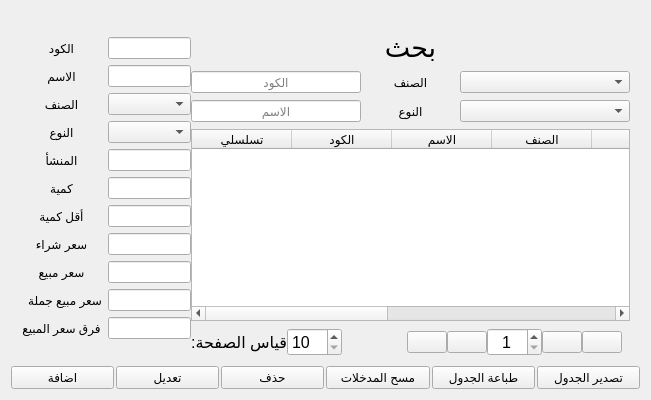
            <widget class="QWidget" name="tab_4">
             <attribute name="title">
              <string>المنتجات</string>
             </attribute>
             <layout class="QVBoxLayout" name="verticalLayout_23">
              <item>
               <layout class="QVBoxLayout" name="verticalLayout_2" stretch="7,1">
                <property name="spacing">
                 <number>2</number>
                </property>
                <property name="bottomMargin">
                 <number>0</number>
                </property>
                <item>
                 <layout class="QHBoxLayout" name="horizontalLayout_5" stretch="2,5">
                  <property name="spacing">
                   <number>0</number>
                  </property>
                  <property name="topMargin">
                   <number>20</number>
                  </property>
                  <property name="bottomMargin">
                   <number>8</number>
                  </property>
                  <item>
                   <layout class="QGridLayout" name="gridLayout_3">
                    <property name="sizeConstraint">
                     <enum>QLayout::SetDefaultConstraint</enum>
                    </property>
                    <property name="leftMargin">
                     <number>10</number>
                    </property>
                    <property name="horizontalSpacing">
                     <number>6</number>
                    </property>
                    <property name="verticalSpacing">
                     <number>0</number>
                    </property>
                    <item row="9" column="0">
                     <widget class="QLabel" name="label_17">
                      <property name="text">
                       <string>سعر مبيع جملة</string>
                      </property>
                     </widget>
                    </item>
                    <item row="2" column="0">
                     <widget class="QLabel" name="label_11">
                      <property name="text">
                       <string>الصنف</string>
                      </property>
                      <property name="alignment">
                       <set>Qt::AlignCenter</set>
                      </property>
                     </widget>
                    </item>
                    <item row="8" column="0">
                     <widget class="QLabel" name="label_16">
                      <property name="text">
                       <string>سعر مبيع</string>
                      </property>
                      <property name="alignment">
                       <set>Qt::AlignCenter</set>
                      </property>
                     </widget>
                    </item>
                    <item row="7" column="1">
                     <widget class="QLineEdit" name="p_buy_price">
                      <property name="alignment">
                       <set>Qt::AlignCenter</set>
                      </property>
                     </widget>
                    </item>
                    <item row="5" column="1">
                     <widget class="QLineEdit" name="p_quantity">
                      <property name="alignment">
                       <set>Qt::AlignCenter</set>
                      </property>
                     </widget>
                    </item>
                    <item row="4" column="1">
                     <widget class="QLineEdit" name="p_source">
                      <property name="alignment">
                       <set>Qt::AlignCenter</set>
                      </property>
                     </widget>
                    </item>
                    <item row="1" column="0">
                     <widget class="QLabel" name="label_10">
                      <property name="text">
                       <string>الاسم</string>
                      </property>
                      <property name="alignment">
                       <set>Qt::AlignCenter</set>
                      </property>
                     </widget>
                    </item>
                    <item row="0" column="1">
                     <widget class="QLineEdit" name="p_code">
                      <property name="maxLength">
                       <number>11</number>
                      </property>
                      <property name="alignment">
                       <set>Qt::AlignCenter</set>
                      </property>
                     </widget>
                    </item>
                    <item row="7" column="0">
                     <widget class="QLabel" name="label_15">
                      <property name="text">
                       <string>سعر شراء</string>
                      </property>
                      <property name="alignment">
                       <set>Qt::AlignCenter</set>
                      </property>
                     </widget>
                    </item>
                    <item row="9" column="1">
                     <widget class="QLineEdit" name="p_sell_price_wh">
                      <property name="alignment">
                       <set>Qt::AlignCenter</set>
                      </property>
                     </widget>
                    </item>
                    <item row="3" column="0">
                     <widget class="QLabel" name="label_22">
                      <property name="sizePolicy">
                       <sizepolicy hsizetype="Preferred" vsizetype="Preferred">
                        <horstretch>0</horstretch>
                        <verstretch>0</verstretch>
                       </sizepolicy>
                      </property>
                      <property name="layoutDirection">
                       <enum>Qt::RightToLeft</enum>
                      </property>
                      <property name="text">
                       <string>النوع</string>
                      </property>
                      <property name="alignment">
                       <set>Qt::AlignCenter</set>
                      </property>
                     </widget>
                    </item>
                    <item row="1" column="1">
                     <widget class="QLineEdit" name="p_name">
                      <property name="alignment">
                       <set>Qt::AlignCenter</set>
                      </property>
                     </widget>
                    </item>
                    <item row="0" column="0">
                     <widget class="QLabel" name="label_9">
                      <property name="text">
                       <string>الكود</string>
                      </property>
                      <property name="alignment">
                       <set>Qt::AlignCenter</set>
                      </property>
                     </widget>
                    </item>
                    <item row="10" column="0">
                     <widget class="QLabel" name="label_18">
                      <property name="text">
                       <string>فرق سعر المبيع</string>
                      </property>
                      <property name="alignment">
                       <set>Qt::AlignCenter</set>
                      </property>
                     </widget>
                    </item>
                    <item row="3" column="1">
                     <widget class="QComboBox" name="p_type">
                      <property name="layoutDirection">
                       <enum>Qt::LeftToRight</enum>
                      </property>
                      <item>
                       <property name="text">
                        <string/>
                       </property>
                      </item>
                      <item>
                       <property name="text">
                        <string>صبياني</string>
                       </property>
                      </item>
                      <item>
                       <property name="text">
                        <string>بناتي</string>
                       </property>
                      </item>
                      <item>
                       <property name="text">
                        <string>نسائي</string>
                       </property>
                      </item>
                     </widget>
                    </item>
                    <item row="8" column="1">
                     <widget class="QLineEdit" name="p_sell_price">
                      <property name="alignment">
                       <set>Qt::AlignCenter</set>
                      </property>
                     </widget>
                    </item>
                    <item row="6" column="0">
                     <widget class="QLabel" name="label_14">
                      <property name="text">
                       <string>أقل كمية</string>
                      </property>
                      <property name="alignment">
                       <set>Qt::AlignCenter</set>
                      </property>
                     </widget>
                    </item>
                    <item row="5" column="0">
                     <widget class="QLabel" name="label_13">
                      <property name="text">
                       <string>كمية</string>
                      </property>
                      <property name="alignment">
                       <set>Qt::AlignCenter</set>
                      </property>
                     </widget>
                    </item>
                    <item row="10" column="1">
                     <widget class="QLineEdit" name="p_price_range">
                      <property name="layoutDirection">
                       <enum>Qt::RightToLeft</enum>
                      </property>
                      <property name="alignment">
                       <set>Qt::AlignCenter</set>
                      </property>
                     </widget>
                    </item>
                    <item row="4" column="0">
                     <widget class="QLabel" name="label_87">
                      <property name="sizePolicy">
                       <sizepolicy hsizetype="Preferred" vsizetype="Preferred">
                        <horstretch>0</horstretch>
                        <verstretch>0</verstretch>
                       </sizepolicy>
                      </property>
                      <property name="layoutDirection">
                       <enum>Qt::RightToLeft</enum>
                      </property>
                      <property name="text">
                       <string>المنشأ</string>
                      </property>
                      <property name="alignment">
                       <set>Qt::AlignCenter</set>
                      </property>
                     </widget>
                    </item>
                    <item row="6" column="1">
                     <widget class="QLineEdit" name="p_less_quantity">
                      <property name="alignment">
                       <set>Qt::AlignCenter</set>
                      </property>
                     </widget>
                    </item>
                    <item row="2" column="1">
                     <widget class="QComboBox" name="p_class">
                      <property name="layoutDirection">
                       <enum>Qt::LeftToRight</enum>
                      </property>
                      <item>
                       <property name="text">
                        <string/>
                       </property>
                      </item>
                      <item>
                       <property name="text">
                        <string>ميني ب ب</string>
                       </property>
                      </item>
                      <item>
                       <property name="text">
                        <string>ب ب</string>
                       </property>
                      </item>
                      <item>
                       <property name="text">
                        <string>وسط</string>
                       </property>
                      </item>
                      <item>
                       <property name="text">
                        <string>محير</string>
                       </property>
                      </item>
                      <item>
                       <property name="text">
                        <string>كبير</string>
                       </property>
                      </item>
                     </widget>
                    </item>
                   </layout>
                  </item>
                  <item>
                   <layout class="QVBoxLayout" name="verticalLayout_10" stretch="0,0,0,0">
                    <property name="spacing">
                     <number>7</number>
                    </property>
                    <property name="rightMargin">
                     <number>10</number>
                    </property>
                    <item>
                     <widget class="QLabel" name="label_38">
                      <property name="font">
                       <font>
                        <family>Arial</family>
                        <pointsize>20</pointsize>
                       </font>
                      </property>
                      <property name="text">
                       <string>بحث</string>
                      </property>
                      <property name="alignment">
                       <set>Qt::AlignCenter</set>
                      </property>
                     </widget>
                    </item>
                    <item>
                     <layout class="QGridLayout" name="gridLayout" columnstretch="2,1,2">
                      <item row="1" column="0">
                       <widget class="QLineEdit" name="p_name_search">
                        <property name="alignment">
                         <set>Qt::AlignCenter</set>
                        </property>
                        <property name="placeholderText">
                         <string>الاسم</string>
                        </property>
                       </widget>
                      </item>
                      <item row="0" column="0">
                       <widget class="QLineEdit" name="p_code_search">
                        <property name="toolTip">
                         <string/>
                        </property>
                        <property name="alignment">
                         <set>Qt::AlignCenter</set>
                        </property>
                        <property name="placeholderText">
                         <string>الكود</string>
                        </property>
                       </widget>
                      </item>
                      <item row="0" column="1">
                       <widget class="QLabel" name="label_89">
                        <property name="sizePolicy">
                         <sizepolicy hsizetype="Preferred" vsizetype="Preferred">
                          <horstretch>0</horstretch>
                          <verstretch>0</verstretch>
                         </sizepolicy>
                        </property>
                        <property name="layoutDirection">
                         <enum>Qt::RightToLeft</enum>
                        </property>
                        <property name="text">
                         <string>الصنف</string>
                        </property>
                        <property name="alignment">
                         <set>Qt::AlignCenter</set>
                        </property>
                       </widget>
                      </item>
                      <item row="1" column="1">
                       <widget class="QLabel" name="label_99">
                        <property name="sizePolicy">
                         <sizepolicy hsizetype="Preferred" vsizetype="Preferred">
                          <horstretch>0</horstretch>
                          <verstretch>0</verstretch>
                         </sizepolicy>
                        </property>
                        <property name="layoutDirection">
                         <enum>Qt::RightToLeft</enum>
                        </property>
                        <property name="text">
                         <string>النوع</string>
                        </property>
                        <property name="alignment">
                         <set>Qt::AlignCenter</set>
                        </property>
                       </widget>
                      </item>
                      <item row="0" column="2">
                       <widget class="QComboBox" name="p_class_search">
                        <property name="layoutDirection">
                         <enum>Qt::LeftToRight</enum>
                        </property>
                        <item>
                         <property name="text">
                          <string/>
                         </property>
                        </item>
                        <item>
                         <property name="text">
                          <string>ميني ب ب</string>
                         </property>
                        </item>
                        <item>
                         <property name="text">
                          <string>ب ب</string>
                         </property>
                        </item>
                        <item>
                         <property name="text">
                          <string>وسط</string>
                         </property>
                        </item>
                        <item>
                         <property name="text">
                          <string>محير</string>
                         </property>
                        </item>
                        <item>
                         <property name="text">
                          <string>كبير</string>
                         </property>
                        </item>
                       </widget>
                      </item>
                      <item row="1" column="2">
                       <widget class="QComboBox" name="p_type_search">
                        <property name="layoutDirection">
                         <enum>Qt::LeftToRight</enum>
                        </property>
                        <item>
                         <property name="text">
                          <string/>
                         </property>
                        </item>
                        <item>
                         <property name="text">
                          <string>صبياني</string>
                         </property>
                        </item>
                        <item>
                         <property name="text">
                          <string>بناتي</string>
                         </property>
                        </item>
                        <item>
                         <property name="text">
                          <string>نسائي</string>
                         </property>
                        </item>
                       </widget>
                      </item>
                     </layout>
                    </item>
                    <item>
                     <widget class="QTableWidget" name="p_table">
                      <property name="editTriggers">
                       <set>QAbstractItemView::NoEditTriggers</set>
                      </property>
                      <property name="selectionMode">
                       <enum>QAbstractItemView::SingleSelection</enum>
                      </property>
                      <property name="selectionBehavior">
                       <enum>QAbstractItemView::SelectRows</enum>
                      </property>
                      <attribute name="verticalHeaderVisible">
                       <bool>false</bool>
                      </attribute>
                      <column>
                       <property name="text">
                        <string>تسلسلي</string>
                       </property>
                      </column>
                      <column>
                       <property name="text">
                        <string>الكود</string>
                       </property>
                      </column>
                      <column>
                       <property name="text">
                        <string>الاسم</string>
                       </property>
                      </column>
                      <column>
                       <property name="text">
                        <string>الصنف</string>
                       </property>
                      </column>
                      <column>
                       <property name="text">
                        <string>النوع</string>
                       </property>
                      </column>
                      <column>
                       <property name="text">
                        <string>الكمية</string>
                       </property>
                      </column>
                      <column>
                       <property name="text">
                        <string>سعر شراء</string>
                       </property>
                      </column>
                      <column>
                       <property name="text">
                        <string>سعر مبيع</string>
                       </property>
                      </column>
                      <column>
                       <property name="text">
                        <string>المنشأ</string>
                       </property>
                      </column>
                     </widget>
                    </item>
                    <item>
                     <layout class="QHBoxLayout" name="horizontalLayout_20" stretch="2,4,5,1,1,4,1,1">
                      <property name="spacing">
                       <number>0</number>
                      </property>
                      <property name="rightMargin">
                       <number>8</number>
                      </property>
                      <property name="bottomMargin">
                       <number>0</number>
                      </property>
                      <item>
                       <widget class="QLabel" name="label_26">
                        <property name="font">
                         <font>
                          <pointsize>12</pointsize>
                          <weight>50</weight>
                          <italic>false</italic>
                          <bold>false</bold>
                         </font>
                        </property>
                        <property name="text">
                         <string>قياس الصفحة:</string>
                        </property>
                       </widget>
                      </item>
                      <item>
                       <widget class="QSpinBox" name="p_page_size">
                        <property name="font">
                         <font>
                          <pointsize>12</pointsize>
                          <weight>50</weight>
                          <italic>false</italic>
                          <bold>false</bold>
                         </font>
                        </property>
                        <property name="minimum">
                         <number>10</number>
                        </property>
                        <property name="maximum">
                         <number>200</number>
                        </property>
                        <property name="singleStep">
                         <number>10</number>
                        </property>
                       </widget>
                      </item>
                      <item>
                       <spacer name="horizontalSpacer_3">
                        <property name="orientation">
                         <enum>Qt::Horizontal</enum>
                        </property>
                        <property name="sizeHint" stdset="0">
                         <size>
                          <width>40</width>
                          <height>20</height>
                         </size>
                        </property>
                       </spacer>
                      </item>
                      <item>
                       <widget class="QPushButton" name="p_last">
                        <property name="text">
                         <string/>
                        </property>
                        <property name="icon">
                         <iconset resource="icons.qrc">
                          <normaloff>:/icons/icons/last-white.png</normaloff>:/icons/icons/last-white.png</iconset>
                        </property>
                        <property name="iconSize">
                         <size>
                          <width>40</width>
                          <height>40</height>
                         </size>
                        </property>
                       </widget>
                      </item>
                      <item>
                       <widget class="QPushButton" name="p_post">
                        <property name="text">
                         <string/>
                        </property>
                        <property name="icon">
                         <iconset resource="icons.qrc">
                          <normaloff>:/icons/icons/next-white.png</normaloff>:/icons/icons/next-white.png</iconset>
                        </property>
                        <property name="iconSize">
                         <size>
                          <width>40</width>
                          <height>40</height>
                         </size>
                        </property>
                       </widget>
                      </item>
                      <item>
                       <widget class="QSpinBox" name="p_page_num">
                        <property name="font">
                         <font>
                          <pointsize>12</pointsize>
                          <weight>50</weight>
                          <italic>false</italic>
                          <bold>false</bold>
                         </font>
                        </property>
                        <property name="alignment">
                         <set>Qt::AlignCenter</set>
                        </property>
                        <property name="minimum">
                         <number>1</number>
                        </property>
                        <property name="maximum">
                         <number>999</number>
                        </property>
                       </widget>
                      </item>
                      <item>
                       <widget class="QPushButton" name="p_previous">
                        <property name="text">
                         <string/>
                        </property>
                        <property name="icon">
                         <iconset resource="icons.qrc">
                          <normaloff>:/icons/icons/previous-white.png</normaloff>:/icons/icons/previous-white.png</iconset>
                        </property>
                        <property name="iconSize">
                         <size>
                          <width>40</width>
                          <height>40</height>
                         </size>
                        </property>
                       </widget>
                      </item>
                      <item>
                       <widget class="QPushButton" name="p_first">
                        <property name="text">
                         <string/>
                        </property>
                        <property name="icon">
                         <iconset resource="icons.qrc">
                          <normaloff>:/icons/icons/first-white.png</normaloff>:/icons/icons/first-white.png</iconset>
                        </property>
                        <property name="iconSize">
                         <size>
                          <width>40</width>
                          <height>40</height>
                         </size>
                        </property>
                       </widget>
                      </item>
                     </layout>
                    </item>
                   </layout>
                  </item>
                 </layout>
                </item>
                <item>
                 <layout class="QHBoxLayout" name="horizontalLayout_6">
                  <item>
                   <widget class="QPushButton" name="btn_add_product">
                    <property name="text">
                     <string>اضافة</string>
                    </property>
                   </widget>
                  </item>
                  <item>
                   <widget class="QPushButton" name="btn_edit_product">
                    <property name="text">
                     <string>تعديل</string>
                    </property>
                   </widget>
                  </item>
                  <item>
                   <widget class="QPushButton" name="btn_delete_product">
                    <property name="text">
                     <string>حذف</string>
                    </property>
                   </widget>
                  </item>
                  <item>
                   <widget class="QPushButton" name="btn_clear_product">
                    <property name="text">
                     <string>مسح المدخلات</string>
                    </property>
                   </widget>
                  </item>
                  <item>
                   <widget class="QPushButton" name="btn_print_table_p">
                    <property name="text">
                     <string>طباعة الجدول</string>
                    </property>
                   </widget>
                  </item>
                  <item>
                   <widget class="QPushButton" name="btn_to_exel_p">
                    <property name="text">
                     <string>تصدير الجدول</string>
                    </property>
                   </widget>
                  </item>
                 </layout>
                </item>
               </layout>
              </item>
             </layout>
            </widget>
